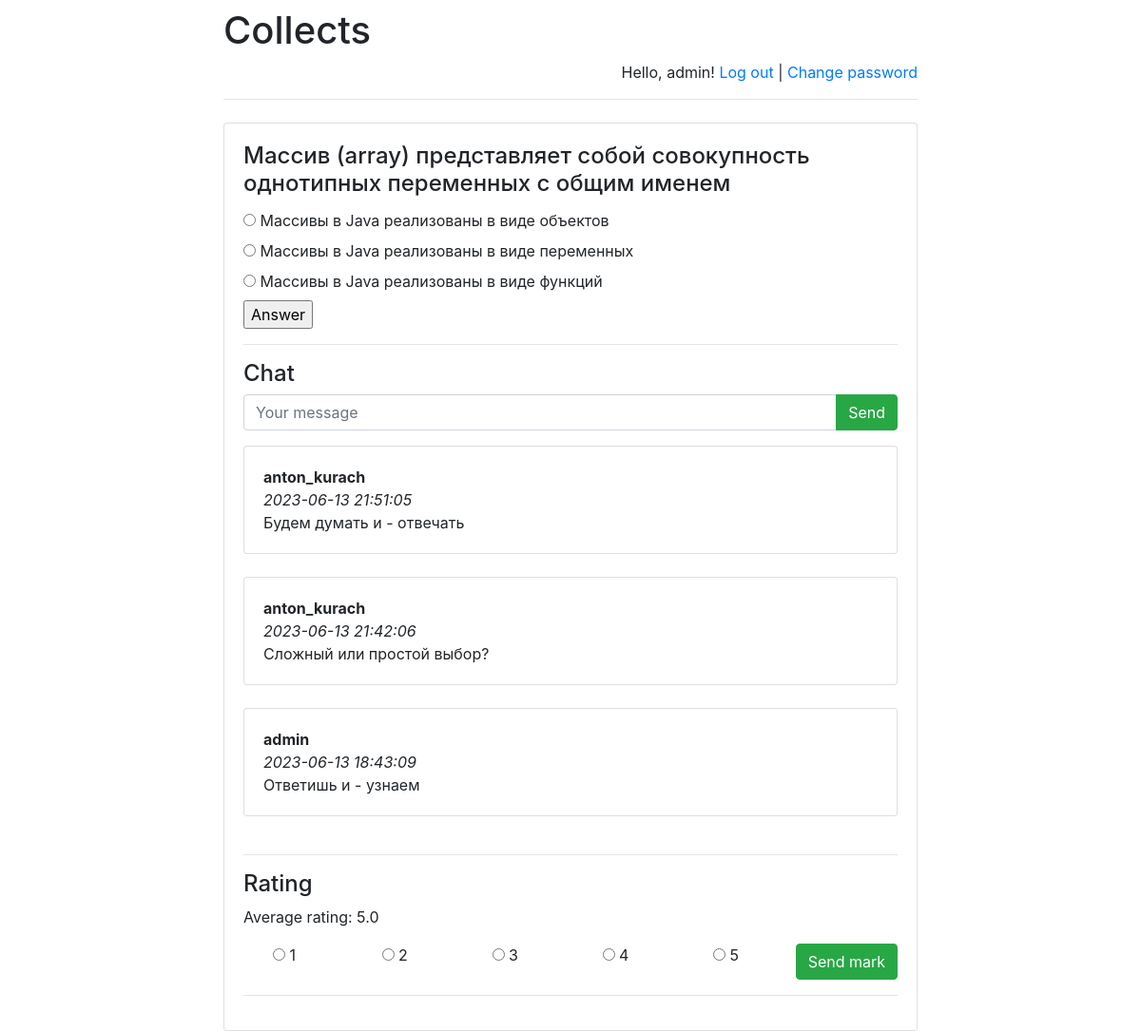
The app's page /collects/1/ (signed in) with its own data.
### collects/models.py (models this page shows)
class Collect(models.Model):
    collect_text = models.CharField(max_length=300)
    pub_date = models.DateTimeField('date published')

class Option(models.Model):
    collect = models.ForeignKey(Collect, on_delete=models.CASCADE)
    text = models.CharField(max_length=1000)
    correct = models.BooleanField(default=False)

class Message(models.Model):
    chat = models.ForeignKey(
        Collect,
        verbose_name='Чат под вопросом',
        on_delete=models.CASCADE)
    author = models.ForeignKey(
        User,
        verbose_name='Пользователь', on_delete=models.CASCADE)
    message = models.TextField('Сообщение')
    pub_date = models.DateTimeField(
        'Дата сообщения',
        default=timezone.now)

### collects/views.py (the view)
# urls.py: re_path(r'^([0-9]+)/$', views.detail, name='detail'),
def detail(request, collect_id):
    error_message = None
    if "error_message" in request.GET:
        error_message = request.GET["error_message"]
    return render(
        request,
        "answer.html",
        {
            "collect": get_object_or_404(
                Collect, pk=collect_id),
            "error_message": error_message,
            "latest_messages":
                Message.objects
                    .filter(chat_id=collect_id)
                    .order_by('-pub_date')[:5],
            "already_rated_by_user":
                Mark.objects
                    .filter(author_id=request.user.id)
                    .filter(collect_id=collect_id)
                    .count(),
            "user_rating":
                Mark.objects
                    .filter(author_id=request.user.id)
                    .filter(collect_id=collect_id)
                    .aggregate(Avg('mark'))
                    ["mark__avg"],
            "avg_mark":
                Mark.objects
                    .filter(collect_id=collect_id)
                    .aggregate(Avg('mark'))
                    ["mark__avg"]
        }
    )

### templates/answer.html (shortened to what this page needs)
<!DOCTYPE html>
<html lang="en">
<head>
</head>
<body>
{% extends 'base.html' %}
{% block main %}
<h4 class="card-title">{{ collect.collect_text }}</h4>
<form action="answer/" method="post">
    {% for option in collect.option_set.all %}
        <input type="radio" name="option"
            id="option{{ forloop.counter }}"
            value="{{ option.id }}"/>
        <label for="option{{ forloop.counter }}">
            {{ option.text }}
        </label><br>
    {% endfor %}
    <input type="submit" value="Answer"/>
</form>
<hr>
<h4>Chat</h4>
{% if user.is_authenticated %}
    <form action="post/" method="post">
    <div class="input-group mb-3">
      <input type="text"
             class="form-control"
             placeholder="Your message"
             name="message"/>
      <div class="input-group-append">
        <input class="btn btn-success"
                type="submit"
                value="Send"/>
      </div>
    </div>
</form>
{% endif %}
<div id="history">
    {% for message in latest_messages %}
        <div class="card">
        <div class="card-body">
            <strong>
                {{ message.author.username }}
            </strong>
            <br/>
            <em>
                {{ message.pub_date|date:'Y-m-d H:i:s' }}
            </em>
            <br/>
            {{ message.message }}
        </div>
        </div>
        <br/>
    {% endfor %}
</div>
<hr>
<h4>Rating</h4>
    <p>Average rating:
        <span id="avg_mark_span">
            {{ avg_mark }}
        </span>
    </p>
{% if user.is_authenticated %}
    {% if already_rated_by_user <= 0 or already_rated_by_user ==  None %}
        <form action="post_mark/" method="post">
            <div class="row">
                <div class="col-sm text-center">
                    <input name="mark"
                           type="radio"
                           value="1"/> 1
                </div>
                <div class="col-sm text-center">
                    <input name="mark"
                           type="radio"
                           value="2"/> 2
                </div>
                <div class="col-sm text-center">
                    <input name="mark"
                           type="radio"
                           value="3"/> 3
                </div>
                <div class="col-sm text-center">
                    <input name="mark"
                           type="radio"
                           value="4"/> 4
                </div>
                <div class="col-sm text-center">
                    <input name="mark"
                           type="radio"
                           value="5"/> 5
                </div>
                <div class="col-sm text-center">
                    <input class="btn btn-success"
                        type="submit"
                        value="Send mark"/>
                </div>
            </div>
        </form>
        {% else %}
        Your rating: {{ user_rating }}
    {% endif %}
{% endif %}
<hr>
{% endblock %}

### templates/base.html (shortened to what this page needs)
<!doctype html>
<html lang="en">
<head>
    <link rel="stylesheet"
href="https://stackpath.bootstrapcdn.com/bootstrap/4.1.3/css/bootstrap.min.css">
</head>
<body>
<div class="container">
    <div class="row justify-content-center">
        <div class="col-8">
            <h1 class="mt-2">Collects</h1>
            {% if user.is_authenticated %}
                <p class="text-right">
                    Hello, {{ user.username }}!
                    <a href="/collects/logout">Log out</a> |
                    <a href="/collects/password-change">
                        Change password
                    </a>
                </p>
            {% else %}
                <p class="text-right">
                    <a href="/collects/login">Log in</a> |
                    <a href="/collects/register">Register</a>
                </p>
            {% endif %}
            <hr class="mt-0 mb-4">
            <div class="card">
                <div class="card-body">
                    {% block main %}
                    {% endblock %}
                </div>
            </div>
        </div>
    </div>
</div>
</body>
</html>

### records on screen
Collect: collect_text "Массив (array) представляет собой совокупность однотипных переменных с общим именем"
Option: text "Массивы в Java реализованы в виде объектов"
Option: text "Массивы в Java реализованы в виде переменных"
Option: text "Массивы в Java реализованы в виде функций"
Message: author.username "anton_kurach", pub_date "2023-06-13 21:51:05", message "Будем думать и - отвечать"
Message: author.username "anton_kurach", pub_date "2023-06-13 21:42:06", message "Сложный или простой выбор?"
Message: author.username "admin", pub_date "2023-06-13 18:43:09", message "Ответишь и - узнаем"

### other values on screen
{{ user.username }} "admin"
{{ avg_mark }} "5.0"
